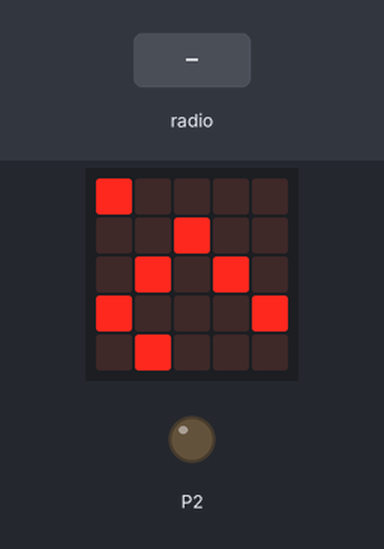
Bench run of a program on a simulated BBC micro:bit (MakeCode). On the bench: the board's 5×5 LED display, output pins drawn as LEDs (lit = HIGH). Inputs (shaded band) come from the test bench. The 48×5 strip is a reading aid, not a part: it shows the text the display is scrolling, unrolled, one strip-width of it at a time.

Above: at 1.2 s.
1.3 s: radio message "1" arrives
At 1.4 s:
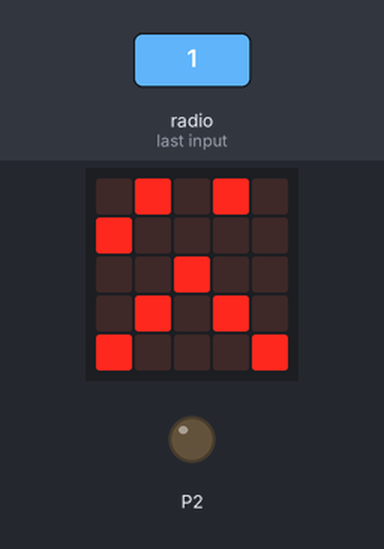
At 2.8 s:
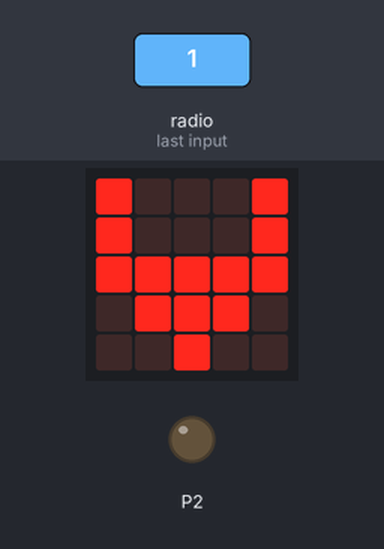
Timing chart, 0 to 4.5 s (numbered marks = the images above; inputs shaded):
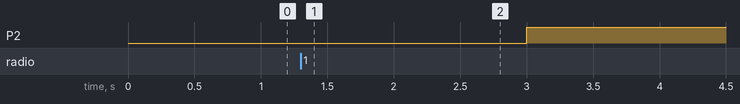

Measured:
- after the input at 1.3 s, P2: LOW → HIGH after 1.7 s; the display: first differs from a run without the input after 1.1 s (image 2)
- what the display in image 0 shows lasts 0.4 s, from 0.8 s to 1.2 s
- what the display in image 2 shows lasts 0.6 s, from 2.4 s to 3.0 s

The program:

main.ts
```typescript
function animacion2 () {
    basic.showLeds(`
        . # . # .
        # . . . #
        . # . . .
        . . . # .
        # . # . .
        `)
    basic.showLeds(`
        . . # . .
        . # . # .
        # . . . #
        . # . . .
        . . . # .
        `)
    basic.showLeds(`
        # . . . .
        . . # . .
        . # . # .
        # . . . #
        . # . . .
        `)
    basic.showLeds(`
        . # . # .
        # . . . .
        . . # . .
        . # . # .
        # . . . #
        `)
    basic.showLeds(`
        . # . . .
        . . . # .
        # . . . .
        . . # . .
        . # . # .
        `)
    basic.showLeds(`
        # . . . #
        . # . . .
        . . . # .
        # . . . .
        . . # . .
        `)
}
radio.onReceivedNumber(function (receivedNumber) {
    basic.showIcon(IconNames.Cow)
    basic.clearScreen()
    pins.digitalWritePin(DigitalPin.P2, 1)
    animacion2()
    basic.clearScreen()
    basic.showString("Hidratado")
})
radio.setGroup(1)
basic.forever(function () {
    animacion2()
})
```

test.ts
```typescript
// aquí va el archivo "tests"; esto no se compilará cuando este paquete se utilice como una extensión.
```
